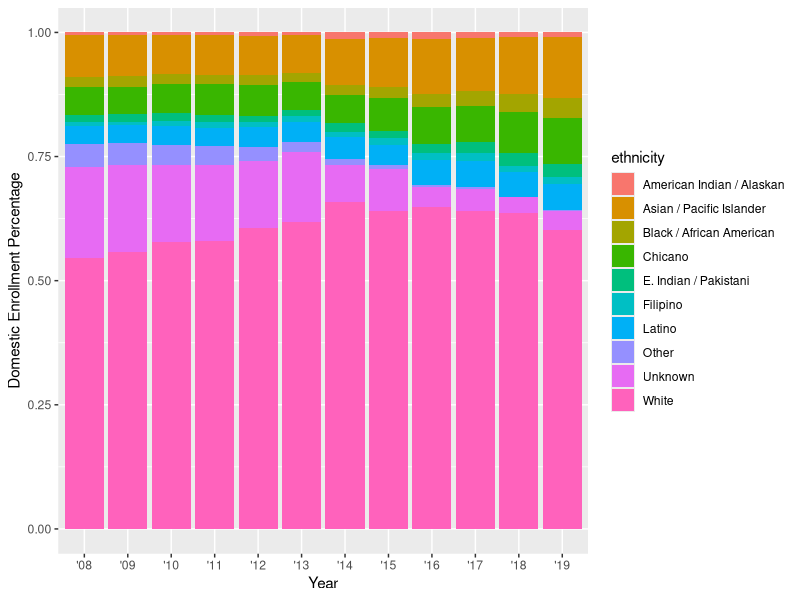

Write the R code that produced this figure.
## ---- chunk 1
knitr::opts_chunk$set(echo = TRUE)

library(tidyverse)
library(here)
## ---- chunk 2
ucsb_grad <- read_csv(here("data", "ucsb_grad_data.csv"))
## ---- chunk 3
#creating a column graph
ggplot(data= ucsb_grad, aes(x= year_abbr, y= domestic_enrollment)) +
  geom_col(aes(fill=ethnicity), position = "fill") +
  labs(x = "Year", 
       y = "Domestic Enrollment Percentage" )

